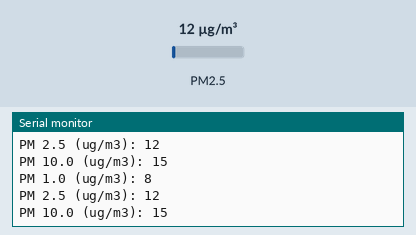
This sketch was run on a simulated Arduino Uno, built with avr-gcc and run on an emulated ATmega328P. Shown: the last lines printed to the serial monitor. Inputs (shaded band) come from the test bench; at power-on: PM2.5 12 µg/m³.

Above: at 2.8 s.
2.9 s: PM2.5 set to 6 µg/m³
At 3.8 s:
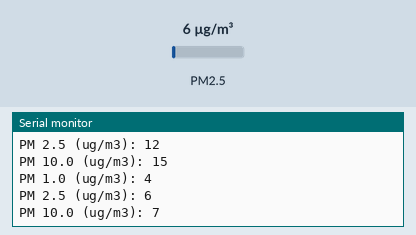
4.4 s: PM2.5 set to 75 µg/m³
At 5.8 s:
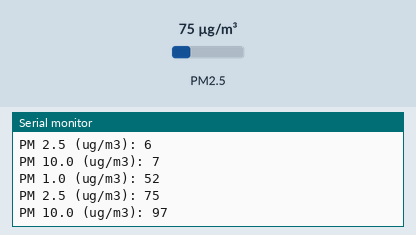
Timing chart, 0 to 7.4 s (numbered marks = the images above; inputs shaded):
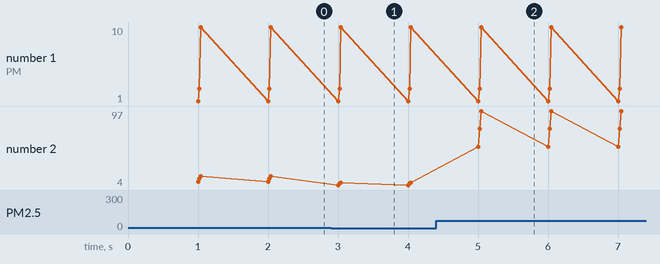

Measured:
- after the input at 2.9 s, the serial monitor: prints a new line after 0.10 s (image 1)
- after the input at 4.4 s, the serial monitor: prints a new line after 0.60 s (image 2)
- plotted number 2: 15 → 7 after the input at 2.9 s, 7 → 97 after the input at 4.4 s

The sketch:

PM.ino
```cpp
#include "PMS.h"
PMS pms(Serial);
PMS::DATA data;
void setup()
{
  Serial.begin(9600);
}
void loop()
{
  if (pms.read(data))
  {
    Serial.print("PM 1.0 (ug/m3): ");
    Serial.println(data.PM_AE_UG_1_0);
    Serial.print("PM 2.5 (ug/m3): ");
    Serial.println(data.PM_AE_UG_2_5);
    Serial.print("PM 10.0 (ug/m3): ");
    Serial.println(data.PM_AE_UG_10_0);
    Serial.println();
  }
}
```
